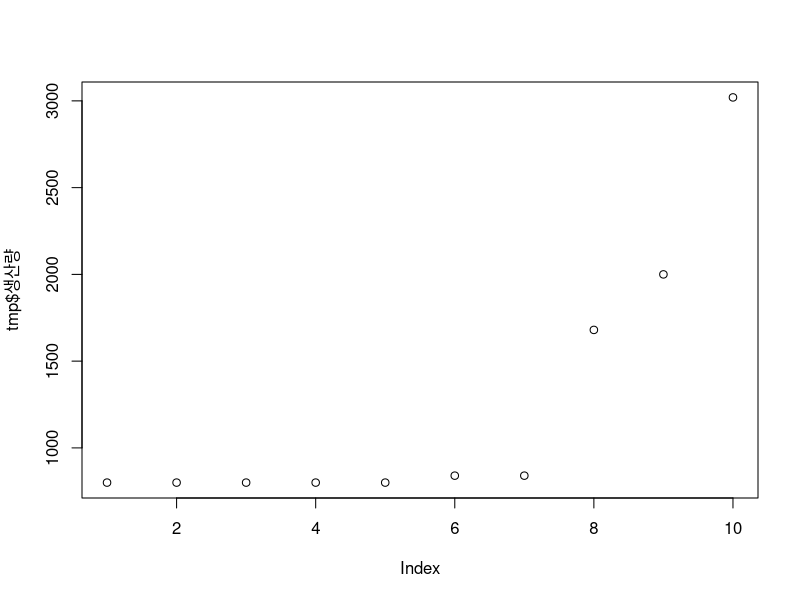
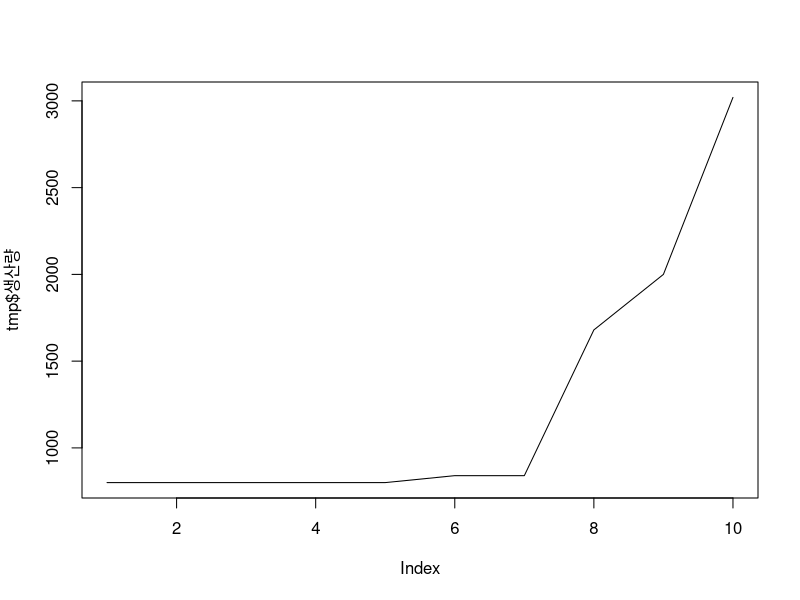
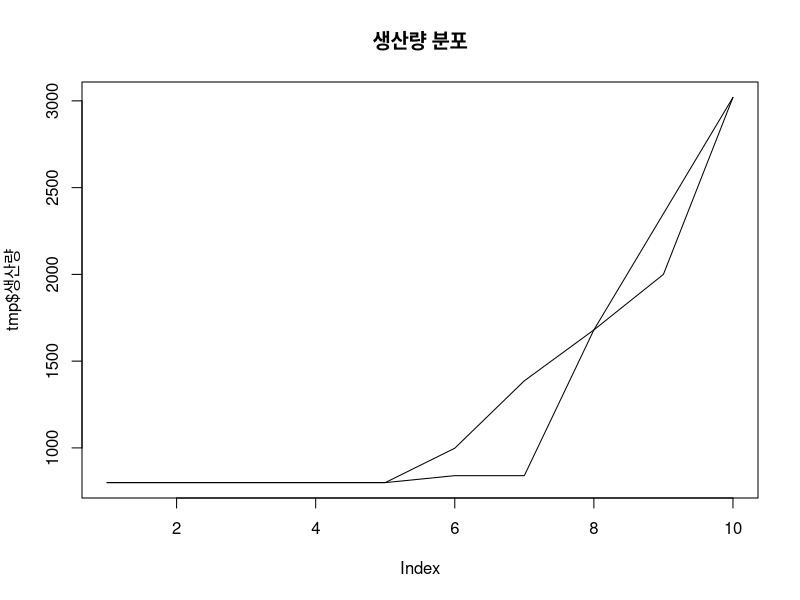
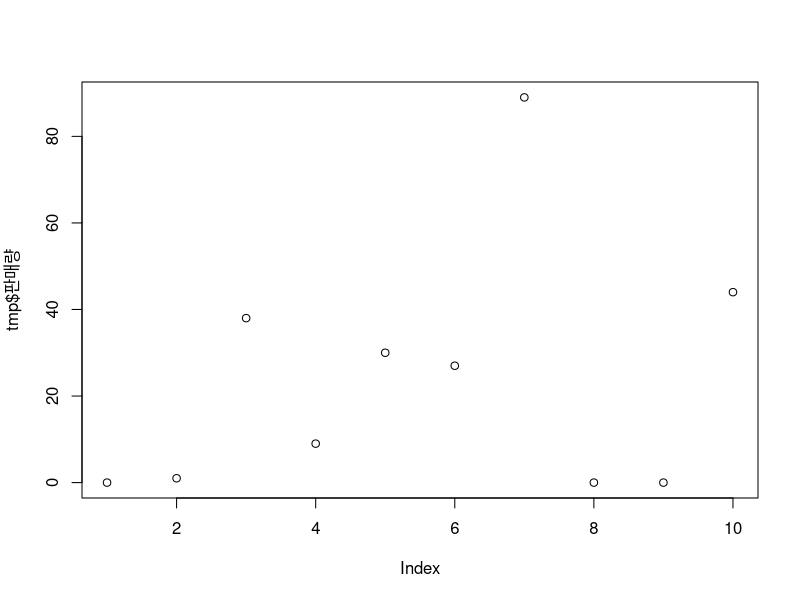
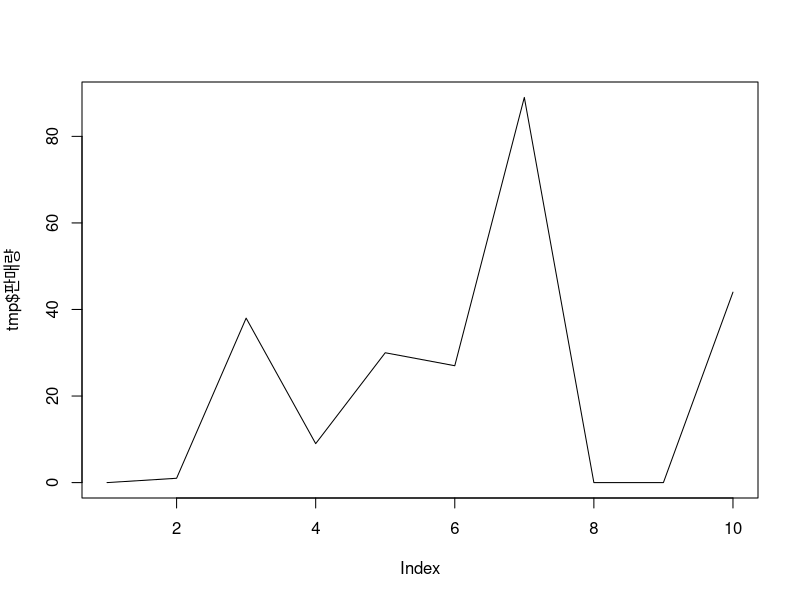
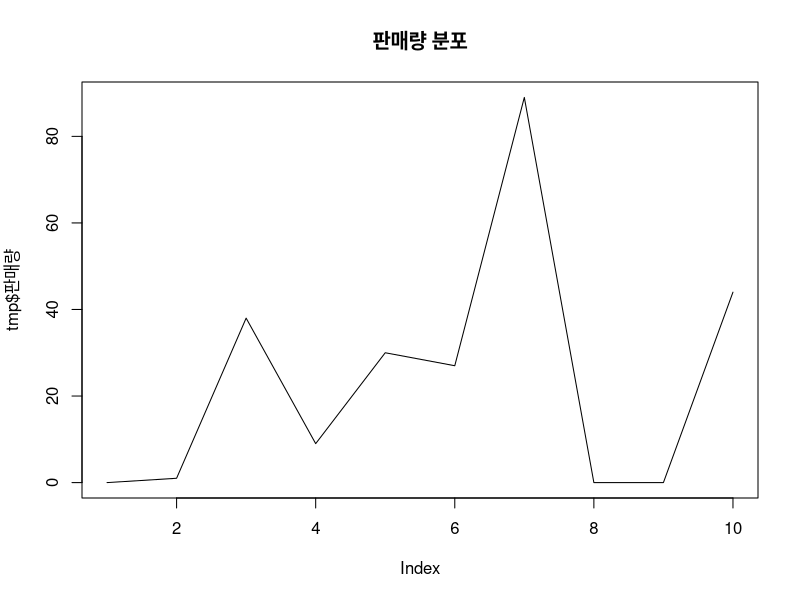
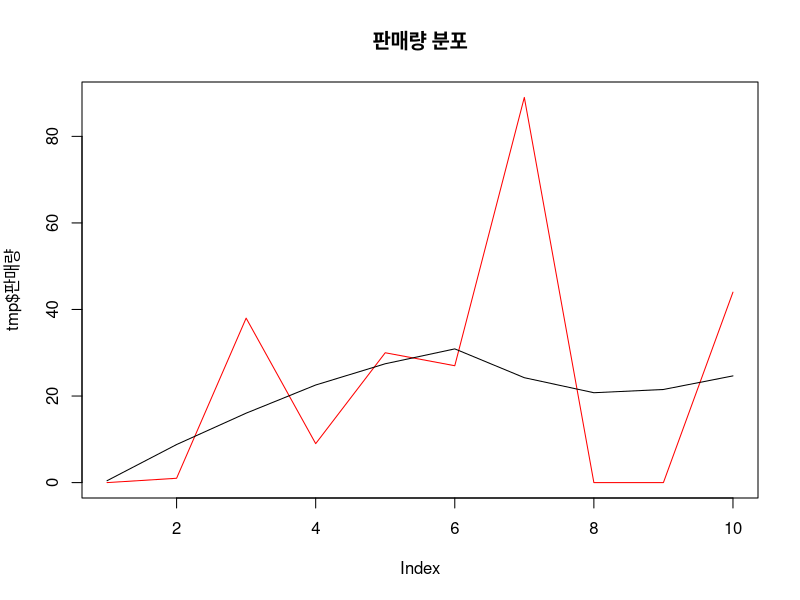
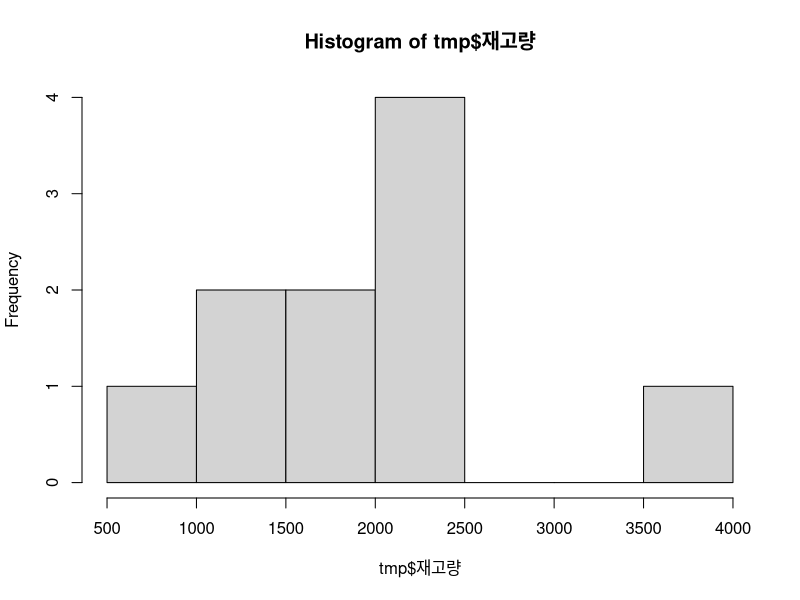

The R script that drew these images, in order:
##
## PSI
## 
## update: 20.05.14
## update: 20.11.12

getwd()
setwd("D:/500_Lab/Lab201113/Lab")
getwd()

Sys.getlocale()
Sys.setlocale("LC_ALL", "korean")

# install.packages("readxl")
# install.packages("ggplot2")
# install.packages("dplyr")

library(readxl)
library(ggplot2)

## Step 1: 원본 데이터 가져오기
psi_data <- read_excel("data/PSI_data.xlsx")
View(psi_data)

## If 데이터에 NA 값을 0 로 수정
psi_data[is.na(psi_data)] <- 0

## 데이터 그룹화 검색
library(dplyr)
## 건수 =  n()
tmp <- group_by(psi_data, psi_data$일자) %>% summarise(n()) 

# arrange(tmp$`n()`, tmp$`psi_data$일자`)
View(tmp)

## 2012-01-10, 2012-01-11
tmp <- filter(psi_data, psi_data$품목코드=="Item_011" , psi_data$생산량 > 0)
View(tmp)

## 생산량(P) 데이터 시각화 
plot(tmp$생산량)
plot(tmp$생산량, type = "l")
plot(tmp$생산량, type = "l", main="생산량 분포")
lines(lowess(tmp$생산량))

## 판매량(S) 데이터 시각화 
plot(tmp$판매량)
plot(tmp$판매량, type = "l")
plot(tmp$판매량, type = "l", main="판매량 분포")
plot(tmp$판매량, type = "l", col='red', main="판매량 분포")
lines(lowess(tmp$판매량))

## 재고량(I) 데이터 시각화 
hist(tmp$재고량)
hist(tmp$재고량, main="재고량 분포")
lines(lowess(tmp$재고량))

## 여러 개의 그래프를 하나에 그리기(Combining Graphs)
# par(mfrow = c(1, 1))
# par(mfrow = c(1, 3))
par(mfrow = c(2, 2))
plot(tmp$판매량, type = "l", col='red', main="판매량 분포")
plot(tmp$생산량, type = "l", main="생산량 분포")
hist(tmp$재고량, main="재고량 분포")


#plot(tmp$일자, tmp$판매량, col="red", type = "l", xlim=range(tmp$일자), ylim=range(tmp$판매량,tmp$생산량))
#points(tmp$일자, tmp$생산량, type = "l", xlim=range(tmp$일자), ylim=range(tmp$판매량,tmp$생산량))

## ggplot()
## 산점도 / 산포도  geom_point( )
## 선 그래프        geom_line( )
## 박스플롯         geom_boxplot( )
## 히스토그램       geom_histogram( )
## 막대 그래프      geom_bar( )

Item_data <- filter(psi_data, psi_data$품목코드=="Item_100" )
## P: 생산량
ggplot(data=Item_data, aes(x=일자,y=생산량)) + geom_line(size=1.5, color="red")
## S: 판매량
ggplot(data=Item_data, aes(x=일자,y=판매량)) + geom_line(size=1.5, color="blue")
## I: 재고
ggplot(data=Item_data, aes(x=일자, y = 재고량)) + geom_area(fill="green", alpha=0.2)

## PSI 통합 그래프
ggplot(data=Item_data, aes(x=일자,y=생산량)) +
 geom_line(size=1.5, color="red") +
 geom_line(size=1.5, color="blue", data=Item_data, aes(x=일자,y=판매량) ) +
 geom_area(fill="green", alpha=0.2, data=Item_data, aes(x=일자,y=재고량))


